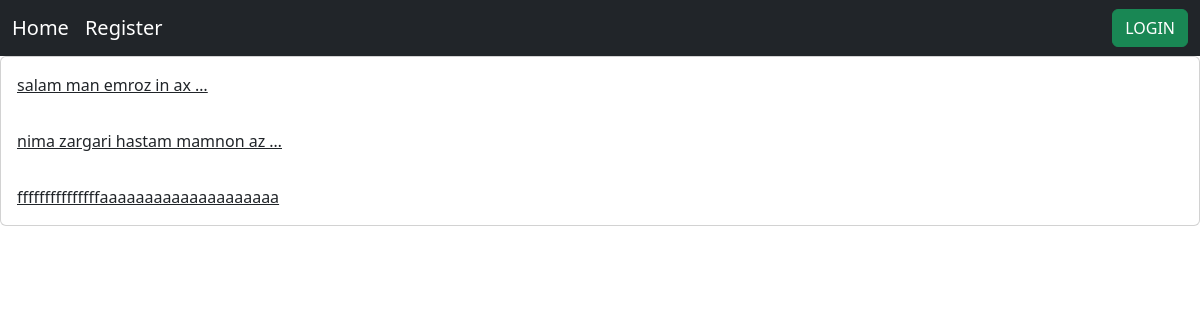
Before: / with the older database file.
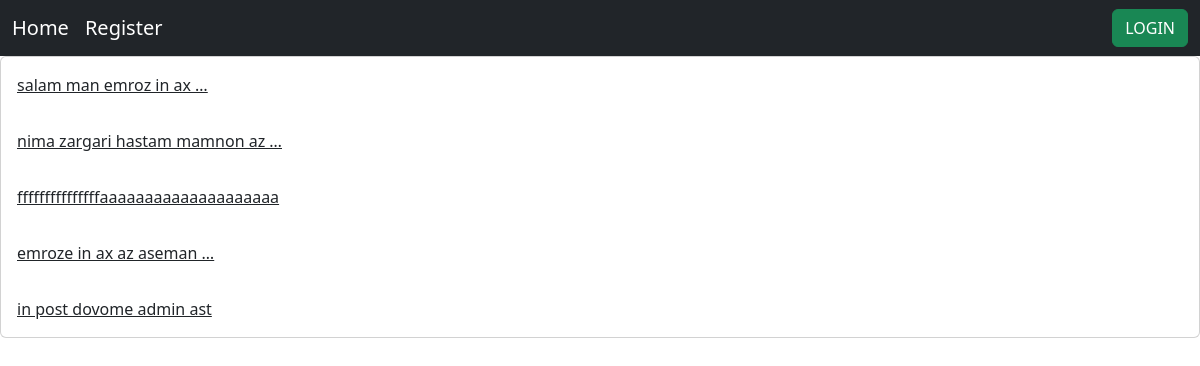
After: the same page with the newer database file.
### home/models.py (models this page shows, shortened)
class Post(models.Model):
    user = models.ForeignKey(User, on_delete=models.CASCADE)
    body = models.TextField()
    slug = models.SlugField()
    created = models.DateTimeField(auto_now_add=True)
    update = models.DateTimeField(auto_now=True)
    def get_absolute_url(self):
        return reverse('home:post_detail', args=(self.id, self.slug))

### home/views.py (the view)
# urls.py: path('', views.HomeView.as_view(), name='home'),
class HomeView(View):
    def get(self, request):
        posts = Post.objects.all()
        return render(request, "home/index.html", {'post': posts})

### home/templates/home/index.html
{% extends 'base.html' %}
{% block content %}
<div class="card">
    {%for pst in post %}
        <a href="{{ pst.get_absolute_url }}" class="card-body"> {{ pst.body|truncatewords:5 }} </a>
    {% endfor %}
</div>
{% endblock %}

### templates/base.html (shortened to what this page needs)
<!DOCTYPE html>
<html lang="en">
<head>
    <link href="https://cdn.jsdelivr.net/npm/bootstrap@5.3.2/dist/css/bootstrap.min.css" rel="stylesheet"
>
</head>
<body>
{% include 'inc/navbar.html' %}
{% block content %} {% endblock %}
</body>
</html>

### templates/inc/navbar.html
<nav class="navbar navbar-expand-lg navbar-dark bg-dark">
  <div class="container-fluid">
      <div class=" navbar-nav">
          <a class="navbar-brand" href="{% url 'home:home' %}">Home</a>
          <a class="navbar-brand" href="{% url 'accounts:register_user' %}">Register</a>
      </div>
      <form class="d-flex" >
             {% if user.is_authenticated %}
               <a href="" class="navbar-brand">{{ user.username }}</a>
               <a class="navbar-brand" href="{% url 'accounts:profile_user' request.user.id %}">Profile</a>
               <a href="{% url 'accounts:logout_user' %}" class="btn btn-danger">LOGOUT</a>
               <a href="{% url 'home:post_create' %}" class="btn btn-primary">create</a>
             {% else %}
               <a href="{% url 'accounts:login_user' %}" class="btn btn-success">LOGIN</a>
             {% endif %}
        </form>
  </div>
</nav>

Changed rows visible on the page:
added Post: body "emroze in ax az aseman …"
added Post: body "in post dovome admin ast"
